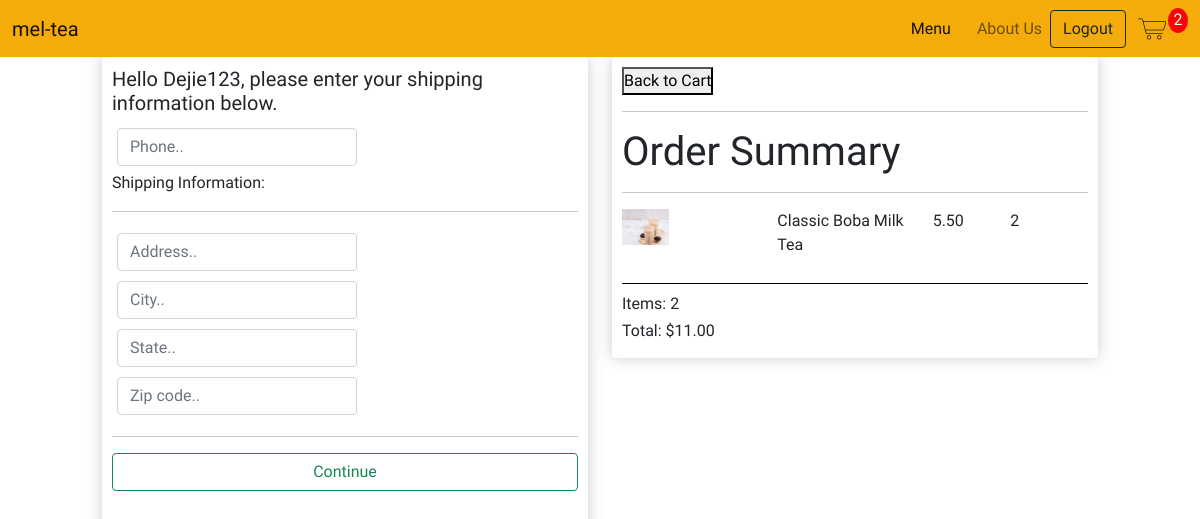
/checkout/ (signed in), run on the app's committed database.
### store/models.py (models this page shows, shortened)
class OrderItem(models.Model):
    product = models.ForeignKey(BobaProduct, on_delete=models.SET_NULL, null=True)
    order = models.ForeignKey(CustomerOrder, on_delete=models.SET_NULL, null=True)
    quantity = models.IntegerField(default=0, null=True, blank=True)
    date_added = models.DateTimeField(auto_now_add=True)
    @property
    def calc_total(self):
        total = self.product.price * self.quantity
        return total

class BobaProduct(models.Model):
    WITH_BOBA = [
        ('YES', 'Boba'),
        ('NO', 'No Boba')
    ]
    name = models.CharField(max_length=200, null=True)
    price = models.DecimalField(max_digits=7, decimal_places=2)
    category = models.CharField(max_length=200, null=True, choices= WITH_BOBA)
    image = models.ImageField(upload_to='boba', default="{% static 'images/filler.jpg' %}", null=True, blank=True)
    date_created = models.DateTimeField(auto_now_add=True)
    @property #@property allow us to access as an attribute
    def image_url(self):
        try:
            url = self.image.url
        except:
            url = ''
        return url

class CustomerOrder(models.Model):
    customer = models.ForeignKey(Customer, on_delete=models.SET_NULL, null=True, blank=True)
    date_ordered = models.DateTimeField(auto_now_add=True)
    completion = models.BooleanField(default=False)
    transaction_id = models.CharField(max_length=200, null=True)
    @property
    def cart_total(self):
        order_items = self.orderitem_set.all()
        total = sum([item.calc_total for item in order_items])
        return total
    @property
    def cart_quantity(self):
        order_items = self.orderitem_set.all()
        total = sum([item.quantity for item in order_items])
        return total

### store/views.py (the view)
# urls.py: path('checkout/', views.checkout, name="checkout"),
def checkout(request):
    cart = cartData(request)
    cart_items = cart['cart_items']
    order = cart['order']
    items = cart['items']
    context = {"items":items, "order":order, 'cart_items':cart_items}
    return render(request, 'store/checkout.html', context)

### store/utils.py (called while the page is built)
def cartData(request):
    if request.user.is_authenticated:
        customer = request.user.customer
        order, created = CustomerOrder.objects.get_or_create(customer=customer)
        items = order.orderitem_set.all()   # (USE ITEM FOR CHILDREN)
        cart_items = order.cart_quantity
    else:
        cookie = guestCookieCart(request)
        cart_items = cookie['cart_items']
        order = cookie['order']
        items = cookie['items']
    return {"items": items, "order": order, 'cart_items':cart_items}

### store/templates/store/checkout.html (shortened to what this page needs)
{% extends 'store/main.html' %}
{% load static %}
{% block content %}
    <div class="row justify-content-center">
        <div class="col-lg-5">
            <div class="product-box" id="form-wrap">
                <form id="checkoutForm">
                    <div id="user-info">
                    </div>
                    <div id="shipping-info">
                        <p>Shipping Information:</p>
                        <hr>
                        <div class="form-field">
                            <input class="form-control" type="text" name="address" placeholder="Address.." required>
                        </div>
                        <div class="form-field">
                            <input class="form-control" type="text" name="city" placeholder="City.." required>
                        </div>
                        <div class="form-field">
                            <input class="form-control" type="text" name="state" placeholder="State.." required>
                        </div>
                        <div class="form-field">
                            <input class="form-control" type="text" name="zipcode" placeholder="Zip code.." required>
                        </div>
                    </div>
                    <hr>
                    <input id="form-button" type="submit" value="Continue" class="btn btn-outline-success btn-block">
                </form>
                <br>
            </div>
        </div>
        <div class="col-lg-5">
            <div class="product-box">
                <button>Back to Cart</button>
                <hr>
                <h1>Order Summary</h1>
                <hr>
                {% for item in items %}
                <div class="cart-row">
                    <div class="cart-row-flex-2"><img class="row-image" src="{{item.product.image_url}}" alt=""></div>
                    <div class="cart-row-flex-2"><p>{{item.product.name}}</p></div>
                    <div class="cart-row-flex-1"><p>{{item.product.price|floatformat:2}}</p></div>
                    <div class="cart-row-flex-1"><p>{{item.quantity}}</p></div>
                </div>
                {% endfor %}
                <h6>Items: {{order.cart_quantity}}</h6>
                <h6>Total: ${{order.cart_total|floatformat:2}}</h6>
                </div>
            </div>
        </div>
{% endblock content %}

### static/css/main.css (style rules this page uses)
* { margin: 0; padding: 0; box-sizing: border-box; }
body { background-color: white; font-family: Comfortaa; }

### static/css/menu.css (style rules this page uses)
.product-box { border-radius: 4px; padding:10px; box-shadow:hsl(0, 0%, 80%) 0 0 16px; }

### static/css/checkout.css (style rules this page uses)
.cart-row { display: flex; align-items: stretch; margin-bottom: 10px; padding-bottom: 10px; border-bottom: 1px solid black; }
.row-image { width: 30%; height: auto; }
.cart-row-flex-2 { flex: 2; }
.cart-row-flex-1 { flex: 1; }
.form-field { display: inline-block; width: 250px; padding: 5px; }
.btn-block { display:block; width: 100%; }

### data on the page
OrderItem: product.image_url (picture), product.name "Classic Boba Milk Tea", product.price "5.50", quantity "2"
CustomerOrder: cart_quantity "2", cart_total "11.00"

### other printed values
{{ cart_items }} "2"
